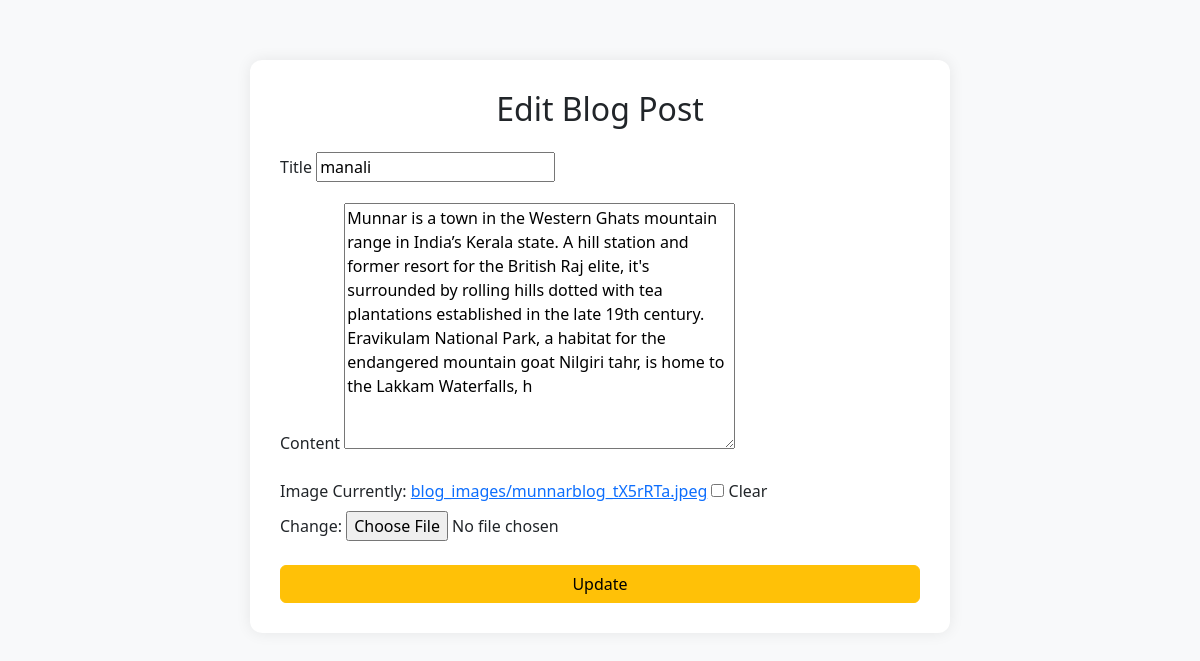
Page /post/2/edit/ (signed in) on the committed database.
### blogapp/models.py (models this page shows, shortened)
class BlogPost(models.Model):
    author = models.ForeignKey(User, on_delete=models.CASCADE)
    title = models.CharField(max_length=200)
    content = models.TextField()
    image = models.ImageField(upload_to='blog_images/', blank=True, null=True)
    created_at = models.DateTimeField(auto_now_add=True)

### blogapp/views.py (the view)
# urls.py: path('post/<int:post_id>/edit/', views.edit_post, name='edit_post'),
@login_required
def edit_post(request, post_id):
    post = get_object_or_404(BlogPost, id=post_id, author=request.user)
    if request.method == 'POST':
        form = BlogPostForm(request.POST, request.FILES, instance=post)
        if form.is_valid():
            form.save()
            return redirect('home')
    else:
        form = BlogPostForm(instance=post)
    return render(request, 'blogapp/edit_post.html', {'form': form})

### blogapp/forms.py
class BlogPostForm(forms.ModelForm):
    class Meta:
        model = BlogPost
        fields = ['title', 'content', 'image']

### blogapp/templates/blogapp/edit_post.html (shortened to what this page needs)
<!DOCTYPE html>
{% load static %}
<html lang="en">
<head>
    <link href="https://cdn.jsdelivr.net/npm/bootstrap@5.3.3/dist/css/bootstrap.min.css" rel="stylesheet">
</head>
<body>
<div class="container">
    <div class="edit-card">
        <h2 class="mb-4 text-center">Edit Blog Post</h2>
        <form method="post" enctype="multipart/form-data">
            {% for field in form %}
                <div class="mb-3">
                    <label for="{{ field.id_for_label }}" class="form-label">{{ field.label }}</label>
                    {{ field }}
                </div>
            {% endfor %}
            <div class="d-grid mt-4">
                <button type="submit" class="btn btn-warning">Update</button>
            </div>
        </form>
    </div>
</div>
</body>
</html>

### blogapp/templates/blogapp/edit_post.html (style rules this page uses)
body { background-color: #f8f9fa; }
.edit-card { max-width: 700px; margin: 60px auto; padding: 30px; border-radius: 12px; background-color: white; box-shadow: 0 0 15px rgba(0, 0, 0, 0.08); }

### rows in the picture
BlogPost: form "manali" "Munnar is a town in the Western Ghats mountain range in India’s Kerala state. A hill station and former resort for the British Raj elite, it's surrounded by rolling hills dotted with tea plantations established in the late 19th century. Eravikulam National Park, a habitat for the endangered mountain goat Nilgiri tahr, is home to the Lakkam Waterfalls, h"

### other values in the picture
{{ field.label }} "Title" "Content" "Image"
